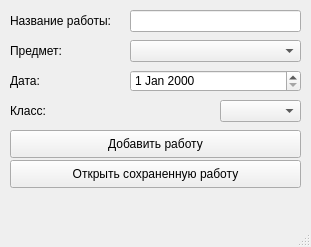
<?xml version="1.0" encoding="UTF-8"?>
<ui version="4.0">
 <class>MainWindow</class>
 <widget class="QMainWindow" name="MainWindow">
  <property name="geometry">
   <rect>
    <x>0</x>
    <y>0</y>
    <width>311</width>
    <height>247</height>
   </rect>
  </property>
  <property name="windowTitle">
   <string>MainWindow</string>
  </property>
  <widget class="QWidget" name="centralwidget">
   <widget class="QPushButton" name="pushButton">
    <property name="geometry">
     <rect>
      <x>10</x>
      <y>130</y>
      <width>291</width>
      <height>28</height>
     </rect>
    </property>
    <property name="text">
     <string>Добавить работу</string>
    </property>
   </widget>
   <widget class="QLabel" name="label">
    <property name="geometry">
     <rect>
      <x>10</x>
      <y>100</y>
      <width>55</width>
      <height>21</height>
     </rect>
    </property>
    <property name="text">
     <string>Класс:</string>
    </property>
   </widget>
   <widget class="QDateEdit" name="dateEdit">
    <property name="geometry">
     <rect>
      <x>130</x>
      <y>70</y>
      <width>171</width>
      <height>22</height>
     </rect>
    </property>
   </widget>
   <widget class="QLabel" name="label_2">
    <property name="geometry">
     <rect>
      <x>10</x>
      <y>70</y>
      <width>55</width>
      <height>21</height>
     </rect>
    </property>
    <property name="text">
     <string>Дата:</string>
    </property>
   </widget>
   <widget class="QLabel" name="label_3">
    <property name="geometry">
     <rect>
      <x>10</x>
      <y>10</y>
      <width>111</width>
      <height>21</height>
     </rect>
    </property>
    <property name="text">
     <string>Название работы:</string>
    </property>
   </widget>
   <widget class="QLineEdit" name="lineEdit_2">
    <property name="geometry">
     <rect>
      <x>130</x>
      <y>10</y>
      <width>171</width>
      <height>22</height>
     </rect>
    </property>
   </widget>
   <widget class="QLabel" name="label_4">
    <property name="geometry">
     <rect>
      <x>10</x>
      <y>40</y>
      <width>55</width>
      <height>21</height>
     </rect>
    </property>
    <property name="text">
     <string>Предмет:</string>
    </property>
   </widget>
   <widget class="QPushButton" name="pushButton_22">
    <property name="geometry">
     <rect>
      <x>10</x>
      <y>160</y>
      <width>291</width>
      <height>28</height>
     </rect>
    </property>
    <property name="text">
     <string>Открыть сохраненную работу</string>
    </property>
   </widget>
   <widget class="QComboBox" name="comboBox">
    <property name="geometry">
     <rect>
      <x>130</x>
      <y>40</y>
      <width>171</width>
      <height>22</height>
     </rect>
    </property>
   </widget>
   <widget class="QComboBox" name="comboBox_2">
    <property name="geometry">
     <rect>
      <x>220</x>
      <y>100</y>
      <width>81</width>
      <height>22</height>
     </rect>
    </property>
   </widget>
  </widget>
  <widget class="QMenuBar" name="menubar">
   <property name="geometry">
    <rect>
     <x>0</x>
     <y>0</y>
     <width>311</width>
     <height>26</height>
    </rect>
   </property>
  </widget>
  <widget class="QStatusBar" name="statusbar"/>
 </widget>
 <resources/>
 <connections/>
</ui>
